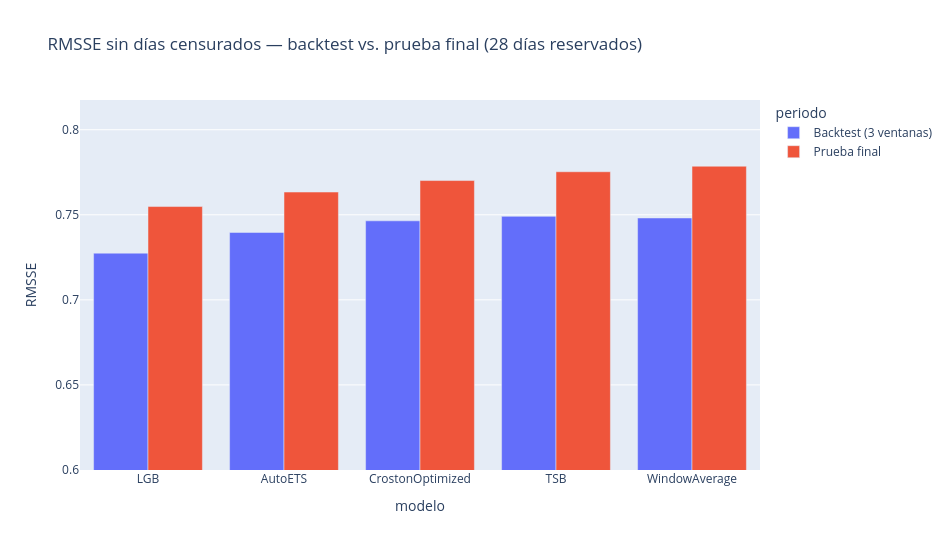

The cell this chart's notebook holds for it:
### Code cell
abc = seg.select(unique_id=pl.col("id").cast(pl.Utf8), abc="abc").to_pandas()
pl_ = prueba[~prueba["excluir"]].merge(abc, on="unique_id", how="left")
ver = ["AutoETS", "TSB", "CrostonOptimized", "WindowAverage", "LGB"]
por_abc = pd.concat({g: calcular_metricas(pl_[pl_["abc"] == g], ver).set_index("modelo")["RMSSE"]
                     for g in ["A", "B", "C"]}, axis=1).T
por_abc.to_csv(REP / "prueba_final_por_abc_CA_1.csv")
display(por_abc.round(3).style.highlight_min(axis=1, color="#c6efce"))

graf = (final[final["modelo"].isin(ver)]
        .melt(id_vars="modelo", value_vars=["RMSSE_backtest", "RMSSE_limpio"],
              var_name="periodo", value_name="RMSSE")
        .replace({"periodo": {"RMSSE_backtest": "Backtest (3 ventanas)", "RMSSE_limpio": "Prueba final"}}))
fig = px.bar(graf, x="modelo", y="RMSSE", color="periodo", barmode="group",
             title="RMSSE sin días censurados — backtest vs. prueba final (28 días reservados)")
fig.update_layout(width=950, height=550, yaxis_range=[0.6, graf["RMSSE"].max() * 1.05])
fig.write_html(FIG_DIR / "09_prueba_final.html", include_plotlyjs="cdn")
try:
    fig.write_image(FIG_DIR / "09_prueba_final.png", scale=2)
except Exception as e:
    print(f"PNG no generado ({e})")
fig.show()

### Figure 1 — Plotly figure (JSON) as saved in the notebook; plotly's stock layout.template omitted (floating-point values rounded to 4 significant figures)
{"data": [{"alignmentgroup": "True", "hovertemplate": "periodo=Backtest (3 ventanas)<br>modelo=%{x}<br>RMSSE=%{y}<extra></extra>", "legendgroup": "Backtest (3 ventanas)", "marker": {"color": "#636efa", "pattern": {"shape": ""}}, "name": "Backtest (3 ventanas)", "offsetgroup": "Backtest (3 ventanas)", "orientation": "v", "showlegend": true, "textposition": "auto", "type": "bar", "x": ["LGB", "AutoETS", "CrostonOptimized", "TSB", "WindowAverage"], "xaxis": "x", "y": [0.7274, 0.7396, 0.7465, 0.7491, 0.7481], "yaxis": "y"}, {"alignmentgroup": "True", "hovertemplate": "periodo=Prueba final<br>modelo=%{x}<br>RMSSE=%{y}<extra></extra>", "legendgroup": "Prueba final", "marker": {"color": "#EF553B", "pattern": {"shape": ""}}, "name": "Prueba final", "offsetgroup": "Prueba final", "orientation": "v", "showlegend": true, "textposition": "auto", "type": "bar", "x": ["LGB", "AutoETS", "CrostonOptimized", "TSB", "WindowAverage"], "xaxis": "x", "y": [0.7548, 0.7634, 0.7701, 0.7753, 0.7785], "yaxis": "y"}], "layout": {"barmode": "group", "height": 550, "legend": {"title": {"text": "periodo"}, "tracegroupgap": 0}, "title": {"text": "RMSSE sin días censurados — backtest vs. prueba final (28 días reservados)"}, "width": 950, "xaxis": {"anchor": "y", "domain": [0, 1], "title": {"text": "modelo"}}, "yaxis": {"anchor": "x", "domain": [0, 1], "range": [0.6, 0.8175], "title": {"text": "RMSSE"}}}}
